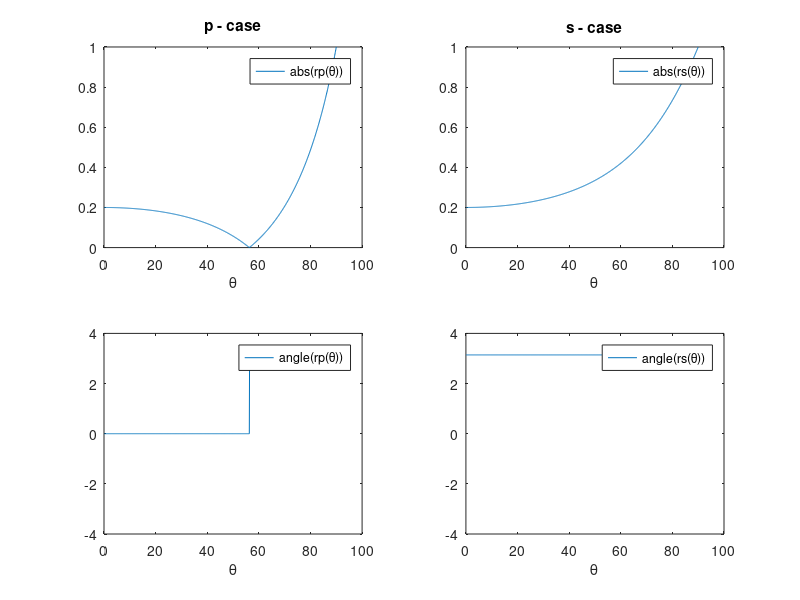
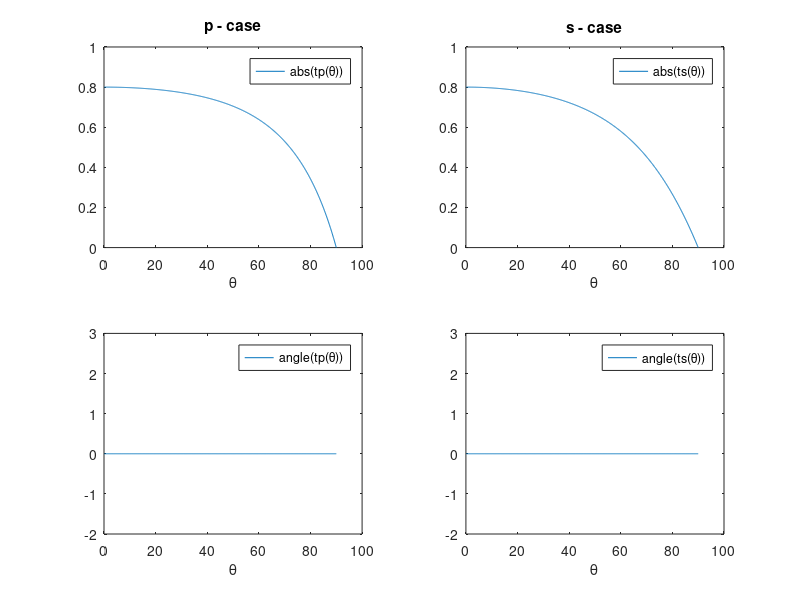

Reproduce these figures in MATLAB, in order.
% M2FRN2L
% Fresnel's formulas as function of angle of incidence for first medium 1 and
% second medium 2 and n1<n2.
% .
% 1. Reflection coefficients.
% Absolute value and imaginary parts for p-case and s-case.
function M2FRN2L;
Theta = (0.1:0.1:90);
n1 = 1;
n2 = 1.5;

rp = ((n2/n1)*cos(2*(pi/360)*Theta)-sqrt(1-((n1/n2)*sin(2*(pi/360)*Theta)).^2))./((n2/n1)*cos(2*(pi/360)*Theta)+sqrt(1-((n1/n2)*sin(2*(pi/360)*Theta)).^2));
rs = (cos(2*(pi/360)*Theta)-(n2/n1)*sqrt(1-((n1/n2)*sin(2*(pi/360)*Theta)).^2))./(cos(2*(pi/360)*Theta)+(n2/n1)*sqrt(1-((n1/n2)*sin(2*(pi/360)*Theta)).^2));

figure(1);
subplot(2,2,1);
plot(Theta,abs(rp));
axis([0 100 0 1]);                  % PLOTS LIMITS                    
xlabel('\theta');
title('p - case');
legend('abs(rp(\theta))');

subplot(2,2,2);
plot(Theta,abs(rs));
axis([0 100 0 1]);                  % PLOTS LIMITS                    
xlabel('\theta');
title('s - case');
legend('abs(rs(\theta))');

subplot(2,2,3);
plot(Theta,angle(rp));
axis([0 100 -4 4]);                  % PLOTS LIMITS                    
xlabel('\theta');
legend('angle(rp(\theta))');


subplot(2,2,4);
plot(Theta,angle(rs));
axis([0 100 -4 4]);                  % PLOTS LIMITS                    
xlabel('\theta');
legend('angle(rs(\theta))');

% 2. Transimission coefficient.
% Absolute value and imaginary value part for p-case and s-case.

tp = (2*cos(2*(pi/360)*Theta))./((n2/n1)*cos(2*(pi/360)*Theta)+sqrt(1-((n1/n2)*sin(2*(pi/360)*Theta)).^2));
ts = (2*cos(2*(pi/360)*Theta))./(cos(2*(pi/360)*Theta)+(n2/n1)*sqrt(1-((n1/n2)*sin(2*(pi/360)*Theta)).^2));

figure(2);
subplot(2,2,1);
plot(Theta,abs(tp));
axis([0 100 0 1]);                  % PLOTS LIMITS                    
xlabel('\theta');
title('p - case');
legend('abs(tp(\theta))');

subplot(2,2,2);
plot(Theta,abs(ts));
axis([0 100 0 1]);                  % PLOTS LIMITS                    
xlabel('\theta');
title('s - case');
legend('abs(ts(\theta))');

subplot(2,2,3);
plot(Theta,angle(tp));
axis([0 100 -2 3]);                  % PLOTS LIMITS                    
xlabel('\theta');
legend('angle(tp(\theta))');

subplot(2,2,4);
plot(Theta,angle(ts));
axis([0 100 -2 3]);                  % PLOTS LIMITS                    
xlabel('\theta');
legend('angle(ts(\theta))');
